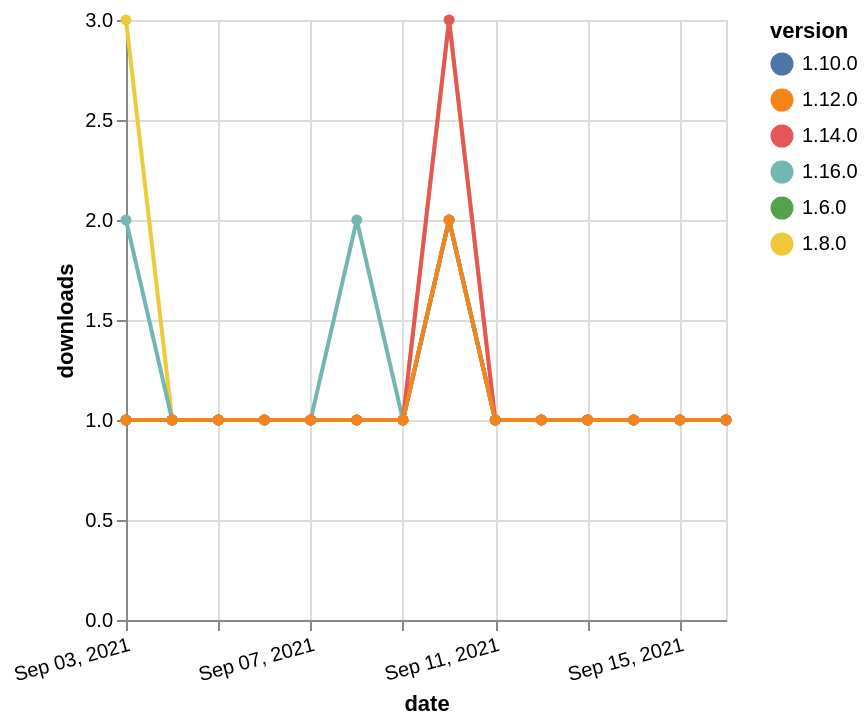

Source (Vega-Lite JSON):
### Vega-Lite specification from a JSON file in a GitHub repository (floating-point values rounded to 4 significant figures)
{"$schema": "https://vega.github.io/schema/vega-lite/v5.json", "description": "A simple bar chart with embedded data.", "data": {"values": [{"date": "2021-09-03", "total": 241, "delta": 1, "version": "1.6.0"}, {"date": "2021-09-04", "total": 242, "delta": 1, "version": "1.6.0"}, {"date": "2021-09-05", "total": 243, "delta": 1, "version": "1.6.0"}, {"date": "2021-09-06", "total": 244, "delta": 1, "version": "1.6.0"}, {"date": "2021-09-07", "total": 245, "delta": 1, "version": "1.6.0"}, {"date": "2021-09-08", "total": 246, "delta": 1, "version": "1.6.0"}, {"date": "2021-09-09", "total": 247, "delta": 1, "version": "1.6.0"}, {"date": "2021-09-10", "total": 249, "delta": 2, "version": "1.6.0"}, {"date": "2021-09-11", "total": 250, "delta": 1, "version": "1.6.0"}, {"date": "2021-09-12", "total": 251, "delta": 1, "version": "1.6.0"}, {"date": "2021-09-13", "total": 252, "delta": 1, "version": "1.6.0"}, {"date": "2021-09-14", "total": 253, "delta": 1, "version": "1.6.0"}, {"date": "2021-09-15", "total": 254, "delta": 1, "version": "1.6.0"}, {"date": "2021-09-16", "total": 255, "delta": 1, "version": "1.6.0"}, {"date": "2021-09-03", "total": 319, "delta": 3, "version": "1.8.0"}, {"date": "2021-09-04", "total": 320, "delta": 1, "version": "1.8.0"}, {"date": "2021-09-05", "total": 321, "delta": 1, "version": "1.8.0"}, {"date": "2021-09-06", "total": 322, "delta": 1, "version": "1.8.0"}, {"date": "2021-09-07", "total": 323, "delta": 1, "version": "1.8.0"}, {"date": "2021-09-08", "total": 324, "delta": 1, "version": "1.8.0"}, {"date": "2021-09-09", "total": 325, "delta": 1, "version": "1.8.0"}, {"date": "2021-09-10", "total": 328, "delta": 3, "version": "1.8.0"}, {"date": "2021-09-11", "total": 329, "delta": 1, "version": "1.8.0"}, {"date": "2021-09-12", "total": 330, "delta": 1, "version": "1.8.0"}, {"date": "2021-09-13", "total": 331, "delta": 1, "version": "1.8.0"}, {"date": "2021-09-14", "total": 332, "delta": 1, "version": "1.8.0"}, {"date": "2021-09-15", "total": 333, "delta": 1, "version": "1.8.0"}, {"date": "2021-09-16", "total": 334, "delta": 1, "version": "1.8.0"}, {"date": "2021-09-03", "total": 176, "delta": 1, "version": "1.10.0"}, {"date": "2021-09-04", "total": 177, "delta": 1, "version": "1.10.0"}, {"date": "2021-09-05", "total": 178, "delta": 1, "version": "1.10.0"}, {"date": "2021-09-06", "total": 179, "delta": 1, "version": "1.10.0"}, {"date": "2021-09-07", "total": 180, "delta": 1, "version": "1.10.0"}, {"date": "2021-09-08", "total": 181, "delta": 1, "version": "1.10.0"}, {"date": "2021-09-09", "total": 182, "delta": 1, "version": "1.10.0"}, {"date": "2021-09-10", "total": 184, "delta": 2, "version": "1.10.0"}, {"date": "2021-09-11", "total": 185, "delta": 1, "version": "1.10.0"}, {"date": "2021-09-12", "total": 186, "delta": 1, "version": "1.10.0"}, {"date": "2021-09-13", "total": 187, "delta": 1, "version": "1.10.0"}, {"date": "2021-09-14", "total": 188, "delta": 1, "version": "1.10.0"}, {"date": "2021-09-15", "total": 189, "delta": 1, "version": "1.10.0"}, {"date": "2021-09-16", "total": 190, "delta": 1, "version": "1.10.0"}, {"date": "2021-09-03", "total": 116, "delta": 2, "version": "1.16.0"}, {"date": "2021-09-04", "total": 117, "delta": 1, "version": "1.16.0"}, {"date": "2021-09-05", "total": 118, "delta": 1, "version": "1.16.0"}, {"date": "2021-09-06", "total": 119, "delta": 1, "version": "1.16.0"}, {"date": "2021-09-07", "total": 120, "delta": 1, "version": "1.16.0"}, {"date": "2021-09-08", "total": 122, "delta": 2, "version": "1.16.0"}, {"date": "2021-09-09", "total": 123, "delta": 1, "version": "1.16.0"}, {"date": "2021-09-10", "total": 125, "delta": 2, "version": "1.16.0"}, {"date": "2021-09-11", "total": 126, "delta": 1, "version": "1.16.0"}, {"date": "2021-09-12", "total": 127, "delta": 1, "version": "1.16.0"}, {"date": "2021-09-13", "total": 128, "delta": 1, "version": "1.16.0"}, {"date": "2021-09-14", "total": 129, "delta": 1, "version": "1.16.0"}, {"date": "2021-09-15", "total": 130, "delta": 1, "version": "1.16.0"}, {"date": "2021-09-16", "total": 131, "delta": 1, "version": "1.16.0"}, {"date": "2021-09-03", "total": 184, "delta": 1, "version": "1.14.0"}, {"date": "2021-09-04", "total": 185, "delta": 1, "version": "1.14.0"}, {"date": "2021-09-05", "total": 186, "delta": 1, "version": "1.14.0"}, {"date": "2021-09-06", "total": 187, "delta": 1, "version": "1.14.0"}, {"date": "2021-09-07", "total": 188, "delta": 1, "version": "1.14.0"}, {"date": "2021-09-08", "total": 189, "delta": 1, "version": "1.14.0"}, {"date": "2021-09-09", "total": 190, "delta": 1, "version": "1.14.0"}, {"date": "2021-09-10", "total": 193, "delta": 3, "version": "1.14.0"}, {"date": "2021-09-11", "total": 194, "delta": 1, "version": "1.14.0"}, {"date": "2021-09-12", "total": 195, "delta": 1, "version": "1.14.0"}, {"date": "2021-09-13", "total": 196, "delta": 1, "version": "1.14.0"}, {"date": "2021-09-14", "total": 197, "delta": 1, "version": "1.14.0"}, {"date": "2021-09-15", "total": 198, "delta": 1, "version": "1.14.0"}, {"date": "2021-09-16", "total": 199, "delta": 1, "version": "1.14.0"}, {"date": "2021-09-03", "total": 155, "delta": 1, "version": "1.12.0"}, {"date": "2021-09-04", "total": 156, "delta": 1, "version": "1.12.0"}, {"date": "2021-09-05", "total": 157, "delta": 1, "version": "1.12.0"}, {"date": "2021-09-06", "total": 158, "delta": 1, "version": "1.12.0"}, {"date": "2021-09-07", "total": 159, "delta": 1, "version": "1.12.0"}, {"date": "2021-09-08", "total": 160, "delta": 1, "version": "1.12.0"}, {"date": "2021-09-09", "total": 161, "delta": 1, "version": "1.12.0"}, {"date": "2021-09-10", "total": 163, "delta": 2, "version": "1.12.0"}, {"date": "2021-09-11", "total": 164, "delta": 1, "version": "1.12.0"}, {"date": "2021-09-12", "total": 165, "delta": 1, "version": "1.12.0"}, {"date": "2021-09-13", "total": 166, "delta": 1, "version": "1.12.0"}, {"date": "2021-09-14", "total": 167, "delta": 1, "version": "1.12.0"}, {"date": "2021-09-15", "total": 168, "delta": 1, "version": "1.12.0"}, {"date": "2021-09-16", "total": 169, "delta": 1, "version": "1.12.0"}]}, "width": "container", "mark": {"type": "line", "point": {"filled": true}}, "encoding": {"x": {"field": "date", "type": "temporal", "timeUnit": "yearmonthdate", "title": "date", "axis": {"labelAngle": -15}}, "y": {"field": "delta", "type": "quantitative", "title": "downloads"}, "color": {"field": "version", "type": "nominal"}, "tooltip": {"field": "delta"}}}
